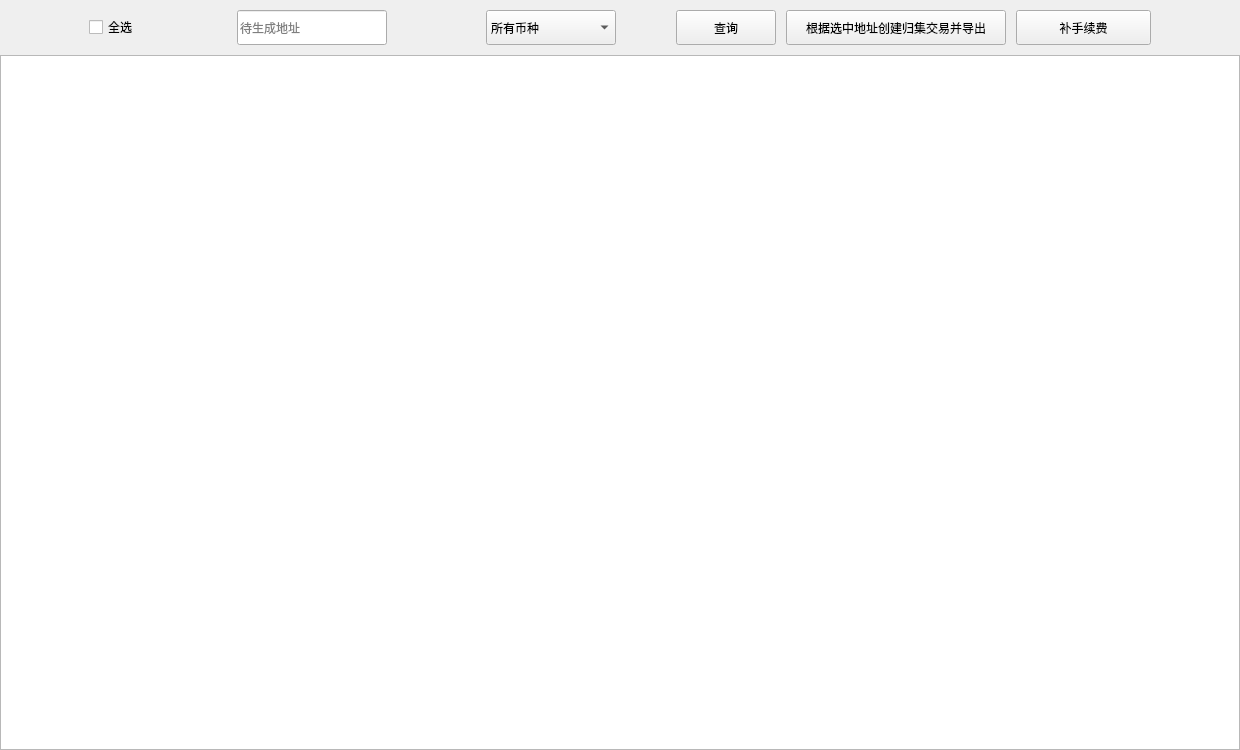
     <widget class="QWidget" name="page_CollectionCreateRawTx">
      <property name="minimumSize">
       <size>
        <width>1200</width>
        <height>750</height>
       </size>
      </property>
      <layout class="QVBoxLayout" name="verticalLayout_5">
       <property name="spacing">
        <number>10</number>
       </property>
       <property name="leftMargin">
        <number>0</number>
       </property>
       <property name="topMargin">
        <number>10</number>
       </property>
       <property name="rightMargin">
        <number>0</number>
       </property>
       <property name="bottomMargin">
        <number>0</number>
       </property>
       <item>
        <layout class="QHBoxLayout" name="horizontalLayout_6">
         <item>
          <spacer name="horizontalSpacer_159">
           <property name="orientation">
            <enum>Qt::Horizontal</enum>
           </property>
           <property name="sizeHint" stdset="0">
            <size>
             <width>40</width>
             <height>20</height>
            </size>
           </property>
          </spacer>
         </item>
         <item>
          <widget class="QCheckBox" name="checkBox_CollectionCreateRawTx_SelAll">
           <property name="text">
            <string>全选</string>
           </property>
          </widget>
         </item>
         <item>
          <spacer name="horizontalSpacer_160">
           <property name="orientation">
            <enum>Qt::Horizontal</enum>
           </property>
           <property name="sizeHint" stdset="0">
            <size>
             <width>40</width>
             <height>20</height>
            </size>
           </property>
          </spacer>
         </item>
         <item>
          <widget class="QLineEdit" name="le_CollectionCreateRawTx_DstAddr">
           <property name="minimumSize">
            <size>
             <width>150</width>
             <height>35</height>
            </size>
           </property>
           <property name="maximumSize">
            <size>
             <width>16777215</width>
             <height>35</height>
            </size>
           </property>
           <property name="styleSheet">
            <string notr="true"/>
           </property>
           <property name="placeholderText">
            <string>待生成地址</string>
           </property>
          </widget>
         </item>
         <item>
          <spacer name="horizontalSpacer_19">
           <property name="orientation">
            <enum>Qt::Horizontal</enum>
           </property>
           <property name="sizeHint" stdset="0">
            <size>
             <width>40</width>
             <height>20</height>
            </size>
           </property>
          </spacer>
         </item>
         <item>
          <widget class="QComboBox" name="cbx_CollectionCreateRawTx_CoinType">
           <property name="minimumSize">
            <size>
             <width>130</width>
             <height>35</height>
            </size>
           </property>
           <property name="maximumSize">
            <size>
             <width>130</width>
             <height>35</height>
            </size>
           </property>
           <property name="styleSheet">
            <string notr="true"/>
           </property>
           <item>
            <property name="text">
             <string>所有币种</string>
            </property>
           </item>
          </widget>
         </item>
         <item>
          <spacer name="horizontalSpacer_21">
           <property name="orientation">
            <enum>Qt::Horizontal</enum>
           </property>
           <property name="sizeType">
            <enum>QSizePolicy::Fixed</enum>
           </property>
           <property name="sizeHint" stdset="0">
            <size>
             <width>50</width>
             <height>20</height>
            </size>
           </property>
          </spacer>
         </item>
         <item>
          <widget class="QPushButton" name="btn_CollectionCreateRawTx_Search">
           <property name="minimumSize">
            <size>
             <width>100</width>
             <height>35</height>
            </size>
           </property>
           <property name="maximumSize">
            <size>
             <width>70</width>
             <height>35</height>
            </size>
           </property>
           <property name="cursor">
            <cursorShape>PointingHandCursor</cursorShape>
           </property>
           <property name="focusPolicy">
            <enum>Qt::NoFocus</enum>
           </property>
           <property name="styleSheet">
            <string notr="true"/>
           </property>
           <property name="text">
            <string>查询</string>
           </property>
          </widget>
         </item>
         <item>
          <widget class="QPushButton" name="btn_CollectionCreateRawTx_CreateRawTx">
           <property name="minimumSize">
            <size>
             <width>220</width>
             <height>35</height>
            </size>
           </property>
           <property name="maximumSize">
            <size>
             <width>120</width>
             <height>35</height>
            </size>
           </property>
           <property name="cursor">
            <cursorShape>PointingHandCursor</cursorShape>
           </property>
           <property name="focusPolicy">
            <enum>Qt::NoFocus</enum>
           </property>
           <property name="styleSheet">
            <string notr="true"/>
           </property>
           <property name="text">
            <string>根据选中地址创建归集交易并导出</string>
           </property>
          </widget>
         </item>
         <item>
          <widget class="QPushButton" name="btn_CollectionCreateRawTx_ERC20TokensSupplyTxFee">
           <property name="enabled">
            <bool>true</bool>
           </property>
           <property name="minimumSize">
            <size>
             <width>135</width>
             <height>35</height>
            </size>
           </property>
           <property name="maximumSize">
            <size>
             <width>135</width>
             <height>35</height>
            </size>
           </property>
           <property name="cursor">
            <cursorShape>PointingHandCursor</cursorShape>
           </property>
           <property name="focusPolicy">
            <enum>Qt::NoFocus</enum>
           </property>
           <property name="text">
            <string>补手续费</string>
           </property>
          </widget>
         </item>
         <item>
          <spacer name="horizontalSpacer_20">
           <property name="orientation">
            <enum>Qt::Horizontal</enum>
           </property>
           <property name="sizeHint" stdset="0">
            <size>
             <width>40</width>
             <height>20</height>
            </size>
           </property>
          </spacer>
         </item>
        </layout>
       </item>
       <item>
        <layout class="QGridLayout" name="gridLayout_5">
         <property name="spacing">
          <number>0</number>
         </property>
         <item row="0" column="0">
          <widget class="QTableWidget" name="tbw_CollectionCreateRawTx">
           <property name="minimumSize">
            <size>
             <width>1240</width>
             <height>695</height>
            </size>
           </property>
          </widget>
         </item>
        </layout>
       </item>
      </layout>
     </widget>
